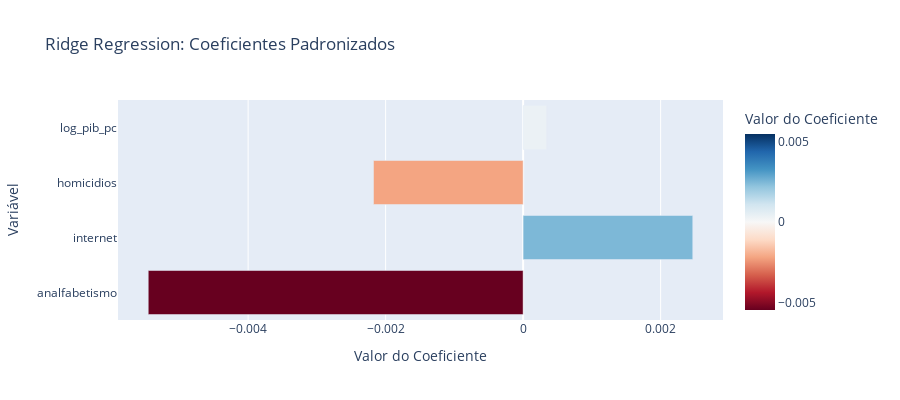

Write notebook code for a chart like this one.
### Markdown cell above
## 5. Modelo 3: Ridge Regression

### Por que usar Ridge Regression?

> O Ridge Regression traz uma abordagem simples e altamente interpretável, facilitando a comunicação dos resultados. É computacionalmente eficiente e estatisticamente bem fundamentado, oferecendo estimativas estáveis mesmo com variáveis correlacionadas. Atua como um bom modelo de referência para avaliar se métodos mais complexos realmente agregam valor. Além disso, ajuda a verificar se as relações entre variáveis podem ser bem descritas por um modelo linear.

### Objetivo de Otimização (L2 Regularization)
$$J(\beta) = \sum_{i=1}^{n} (y_i - \beta_0 - \sum_{j=1}^{p} \beta_j x_{ij})^2 + \alpha \sum_{j=1}^{p} \beta_j^2$$

Ou em forma matricial:
$$J(\beta) = (y - X\beta)^T(y - X\beta) + \alpha \beta^T \beta$$

### Solução Analítica
$$\hat{\beta}_{Ridge} = (X^T X + \alpha I)^{-1} X^T y$$

Onde:
- $\alpha$ = parâmetro de regularização (0.5 neste caso)
- $I$ = matriz identidade

### Propriedades Estatísticas
$$\mathbb{E}[\hat{\beta}_{Ridge}] \neq \beta \quad \text{(enviesado)}$$
$$\text{Var}[\hat{\beta}_{Ridge}] < \text{Var}[\hat{\beta}_{OLS}] \quad \text{(variância menor)}$$

O trade-off: aceita pequeno viés para ganhar variância muito menor (bias-variance trade-off).

### Interpretação dos Coeficientes
Para dados **normalizados** (média 0, desvio padrão 1):

Aumento de 1 desvio padrão em $x_j$ → aumento de $\hat{\beta}_j$ em $y$

$$\Delta y = \hat{\beta}_j \times \Delta x_j$$

### Code cell
# Treinamento do Ridge
ridge_search = RandomizedSearchCV(
    estimator=Ridge(), 
    param_distributions=param_dist_ridge, 
    n_iter=30, 
    cv=5, 
    scoring='r2', 
    random_state=42, 
    n_jobs=-1
)
ridge_search.fit(X_train_scaled, y_train)
ridge_model = ridge_search.best_estimator_
print('Best Ridge params:', ridge_search.best_params_)

# Predições
y_train_pred_ridge = ridge_model.predict(X_train_scaled)
y_test_pred_ridge = ridge_model.predict(X_test_scaled)

# Métricas
r2_train_ridge = r2_score(y_train, y_train_pred_ridge)
r2_test_ridge = r2_score(y_test, y_test_pred_ridge)
rmse_test_ridge = np.sqrt(mean_squared_error(y_test, y_test_pred_ridge))
mae_test_ridge = mean_absolute_error(y_test, y_test_pred_ridge)

# Validação Cruzada
cv_scores_ridge = cross_val_score(ridge_model, X_train_scaled, y_train, cv=5, scoring='r2')

print(f"\n Desempenho:")
print(f"   R² Treino: {r2_train_ridge:.4f}")
print(f"   R² Teste:  {r2_test_ridge:.4f}")
print(f"   RMSE:      {rmse_test_ridge:.4f}")
print(f"   MAE:       {mae_test_ridge:.4f}")
print(f"\n Validação Cruzada (5-fold):")
print(f"   R² Médio: {cv_scores_ridge.mean():.4f} (+/- {cv_scores_ridge.std():.4f})")

# Coeficientes
coeficientes_ridge = pd.DataFrame({
    'Feature': variaveis_preditoras,
    'Coeficiente': ridge_model.coef_
}).sort_values('Coeficiente', key=abs, ascending=False)

print(f"\n Coeficientes (dados normalizados):")
print(f"   Intercepto: {ridge_model.intercept_:.6f}")
print(f"\n   Variável                Coeficiente")
print(f"   " + "-" * 40)
for idx, row in coeficientes_ridge.iterrows():
    coef = row['Coeficiente']
    print(f"   {row['Feature']:20s}  {coef:+10.6f}")

# Visualização dos coeficientes
fig_ridge_coef = px.bar(
    coeficientes_ridge,
    x='Coeficiente',
    y='Feature',
    orientation='h',
    title='Ridge Regression: Coeficientes Padronizados',
    labels={'Coeficiente': 'Valor do Coeficiente', 'Feature': 'Variável'},
    color='Coeficiente',
    color_continuous_scale='RdBu',
    color_continuous_midpoint=0
)
fig_ridge_coef.update_layout(showlegend=False, height=400)
fig_ridge_coef.show()

### Figure 1 — Plotly figure (JSON) as saved in the notebook; plotly's stock layout.template omitted (floating-point values rounded to 4 significant figures)
{"data": [{"hovertemplate": "Valor do Coeficiente=%{marker.color}<br>Variável=%{y}<extra></extra>", "legendgroup": "", "marker": {"color": [-0.005453, 0.002467, -0.002176, 0.0003427], "coloraxis": "coloraxis", "pattern": {"shape": ""}}, "name": "", "orientation": "h", "showlegend": false, "textposition": "auto", "type": "bar", "x": [-0.005453, 0.002467, -0.002176, 0.0003427], "xaxis": "x", "y": ["analfabetismo", "internet", "homicidios", "log_pib_pc"], "yaxis": "y"}], "layout": {"barmode": "relative", "coloraxis": {"cmid": 0, "colorbar": {"title": {"text": "Valor do Coeficiente"}}, "colorscale": [[0, "rgb(103,0,31)"], [0.1, "rgb(178,24,43)"], [0.2, "rgb(214,96,77)"], [0.3, "rgb(244,165,130)"], [0.4, "rgb(253,219,199)"], [0.5, "rgb(247,247,247)"], [0.6, "rgb(209,229,240)"], [0.7, "rgb(146,197,222)"], [0.8, "rgb(67,147,195)"], [0.9, "rgb(33,102,172)"], [1, "rgb(5,48,97)"]]}, "height": 400, "legend": {"tracegroupgap": 0}, "showlegend": false, "title": {"text": "Ridge Regression: Coeficientes Padronizados"}, "xaxis": {"anchor": "y", "domain": [0, 1], "title": {"text": "Valor do Coeficiente"}}, "yaxis": {"anchor": "x", "domain": [0, 1], "title": {"text": "Variável"}}}}
